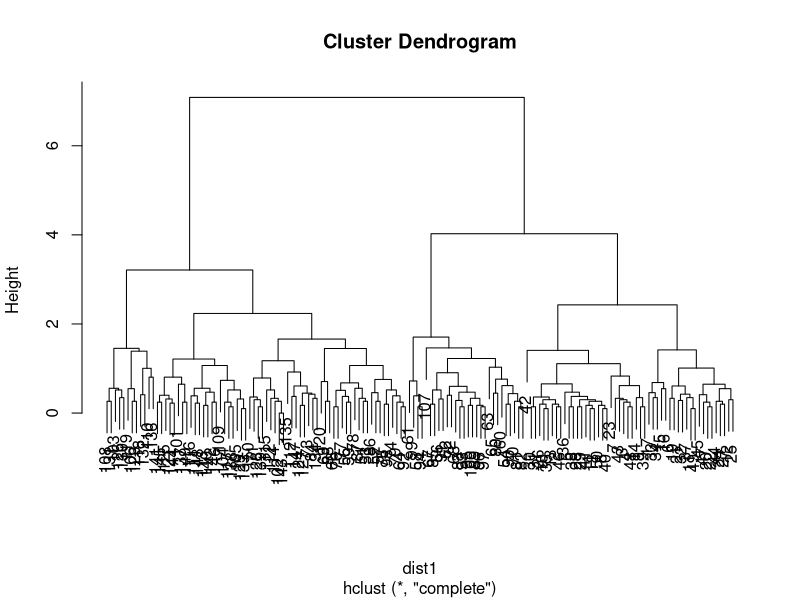
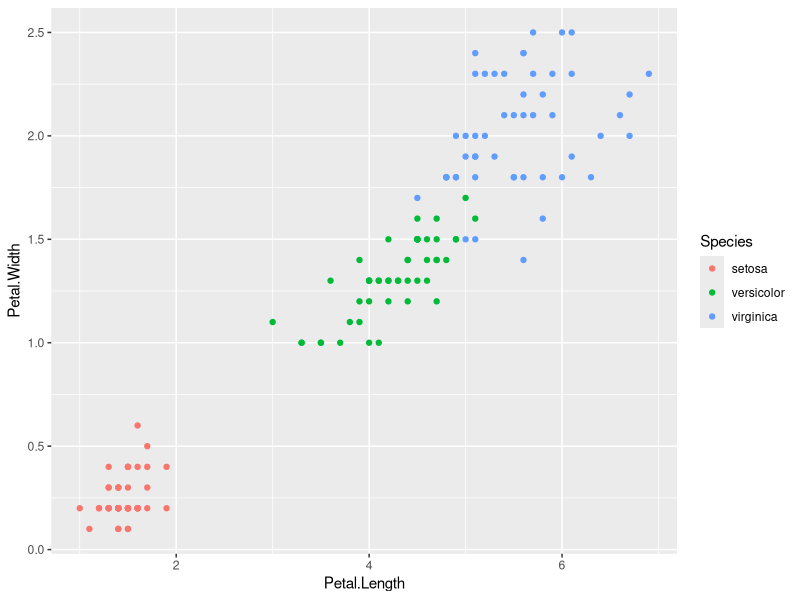

Write R code to recreate these figures, in order.

library(datasets)
head(iris)


#***************************************
#******* Hierarchical Clustering *******
#***************************************
?hclust

dist1 <- dist(iris[, 1:4])
#View(as.matrix(dist1))
clusters <- hclust(dist1)
plot(clusters)
clusterCut <- cutree(clusters, 3)
table(clusterCut, iris$Species)



#***************************************
#************* K means     *************
#***************************************
#install.packages("ggplot2")
library(ggplot2)
ggplot(iris, aes(Petal.Length, Petal.Width, color = Species)) + geom_point()


set.seed(20) # Setting the seed to ensure reproductibility 
irisCluster <- kmeans(iris[, 1:4], 3, nstart = 20)
irisCluster


table(iris$Species)

#Lets see what species fall into which clusters: 
table(irisCluster$cluster, iris$Species)

